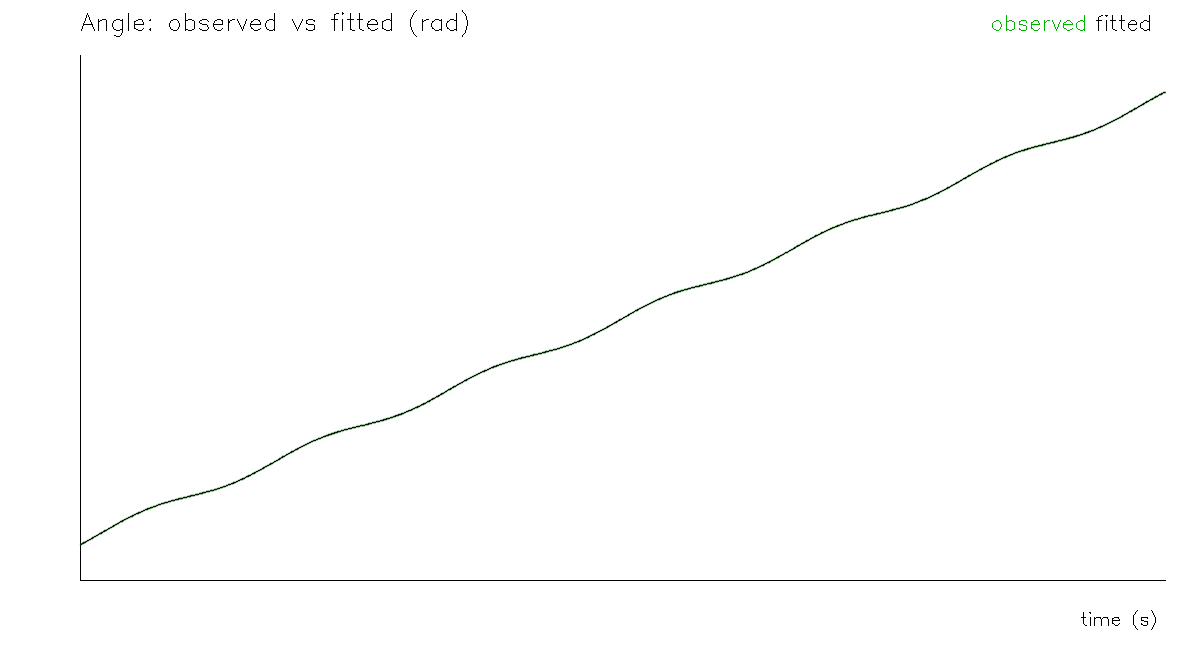
//> input picture result/task2_fit/fit_comparison.png, 1200 x 650 px, given in place of sample.jpg, which was not available
$ ./main   (built with g++ and OpenCV 4)
//> lines starting //> are read from the running program, lines starting //| are printed output that depends on the picture; after the words box and inside, x2 and y2 are one past the last pixel; in counts of white or black regions, pixels touching at a corner belong together; pictures that were not available may be replaced by others from this repository, and a replacement may not be noted
#include <fstream>
#include <filesystem>
#include <iostream>
#include <iomanip>
#include <cmath>
#include <algorithm>
#include <opencv2/opencv.hpp>
#include <ceres/ceres.h>
#include <Eigen/Dense>
#include <Eigen/Geometry>
#include <limits>


using namespace cv;

struct AngleObservation
{
    int frame;       // 原视频帧号
    double time;     // 相对第 0 帧的时间，单位为秒
    Point2f point;   // 青色目标的质心坐标
    double angle;    // 按题目约定计算并展开后的角度，单位为 rad
};

struct AngleModelResidual
{
    AngleModelResidual(double time, double observed) : time(time), observed(observed) {}

    template <typename T>
    bool operator()(const T* const parameters, T* residual) const
    {
        // 参数顺序：A、b、Omega、phi、theta0。
        const T amplitude = parameters[0];
        const T meanSpeed = parameters[1];
        const T frequency = parameters[2];
        const T phase = parameters[3];
        const T initialAngle = parameters[4];
        // 对 omega(t) 积分得到 theta(t)，用于直接拟合观测角度。
        const T angle = initialAngle + meanSpeed * T(time)
            + amplitude / frequency * (ceres::cos(phase) -
                                      ceres::cos(frequency * T(time) + phase));
        residual[0] = angle - T(observed);
        return true;
    }

    double time;
    double observed;
};

static double unwrapAngle(double angle, double previous)
{
    // atan2 的输出范围是 [-pi, pi)，目标跨过边界时会产生跳变。
    // 通过加减 2*pi，让相邻帧角度保持连续。
    while (angle - previous > CV_PI)
    {
        angle -= 2.0 * CV_PI;
    }
    while (angle - previous < -CV_PI)
    {
        angle += 2.0 * CV_PI;
    }
    return angle;
}

// [279 lines left out: functions fitInitialParameters, modelAngle, modelSpeed, writeTask2Plot, writeAngularVelocityPlot, writeTask2Png, not called in this run]

struct FanCandidate
{
    Point2f center;
    float radius;
    double area;
    int maskArea;
    double circularity;
};

struct FanTrack
{
    int id;
    Point2f center;
    Point2f rCenter;
    Point2f velocity;
    float radius;
    int missedFrames;
    bool active;
};

// [294 lines left out: functions detectFanCandidates, drawFanTrack, runMaskVideo, runTask3, not called in this run]

static bool runTask2(const std::string& inputPath, const std::string& outputDir)
{
    std::filesystem::create_directories(outputDir);
    VideoCapture video(inputPath);
    if (!video.isOpened())
    {
        std::cerr << "无法打开视频: " << inputPath << std::endl;
        return false;
    }
    const double fps = video.get(CAP_PROP_FPS) > 0 ? video.get(CAP_PROP_FPS) : 60.0;
    // 旋转中心和半径由题目给定；半径用于任务说明，角度计算只需中心坐标。
    const Point2f center(480.0F, 360.0F);
    std::vector<AngleObservation> observations;
    VideoWriter writer;
    Mat frame;
    int frameIndex = 0;
    double previousAngle = 0.0;
    while (video.read(frame))
    {
        Mat hsv;
        cvtColor(frame, hsv, COLOR_BGR2HSV);
        // OpenCV 的 H 范围是 0--179，青色约位于 H=90 附近。
        Mat mask;
        inRange(hsv, Scalar(75, 80, 80), Scalar(105, 255, 255), mask);
        std::vector<std::vector<Point>> contours;
        findContours(mask, contours, RETR_EXTERNAL, CHAIN_APPROX_SIMPLE);
        // 取面积最大的青色连通区域，避免把零散噪声当作目标。
        int bestContour = -1;
        double bestArea = 0.0;
        for (size_t index = 0; index < contours.size(); ++index)
        {
            const double area = contourArea(contours[index]);
            if (area > bestArea)
            {
                bestArea = area;
                bestContour = static_cast<int>(index);
            }
        }
        if (bestContour >= 0 && bestArea >= 5.0)
        {
            const Moments moments = cv::moments(contours[bestContour]);
            if (moments.m00 > 0.0)
            {
                const Point2f target(static_cast<float>(moments.m10 / moments.m00),
                                     static_cast<float>(moments.m01 / moments.m00));
                // x 向右、y 向下；按题目定义从右方起算，逆时针为正。
                const double rawAngle = std::atan2(center.y - target.y, target.x - center.x);
                const double angle = observations.empty()
                    ? rawAngle : unwrapAngle(rawAngle, previousAngle);
                previousAngle = angle;
                observations.push_back({frameIndex, frameIndex / fps, target, angle});
            }
        }
        ++frameIndex;
    }
    video.release();
    if (observations.size() < 10)
    {
        std::cerr << "青色目标有效样本不足: " << observations.size() << std::endl;
        return false;
    }

    // 先用频率网格搜索得到可靠初值，再交给 Ceres 做非线性优化。
    double parameters[5];
    if (!fitInitialParameters(observations, parameters))
    {
        return false;
    }
    ceres::Problem problem;
    for (const AngleObservation& observation : observations)
    {
        problem.AddResidualBlock(
            new ceres::AutoDiffCostFunction<AngleModelResidual, 1, 5>(
                new AngleModelResidual(observation.time, observation.angle)),
            nullptr, parameters);
    }
    // 施加物理约束：振幅、平均角速度和频率均取正值。
    problem.SetParameterLowerBound(parameters, 0, 0.0);
    problem.SetParameterLowerBound(parameters, 1, 0.0);
    problem.SetParameterLowerBound(parameters, 2, 0.001);
    problem.SetParameterUpperBound(parameters, 2, 10.0);
    ceres::Solver::Options options;
    options.max_num_iterations = 200;
    options.linear_solver_type = ceres::DENSE_QR;
    options.minimizer_progress_to_stdout = false;
    ceres::Solver::Summary summary;
    ceres::Solve(options, &problem, &summary);

    // 角度拟合只报告角度误差；角速度曲线由拟合模型直接计算。
    double angleSquaredError = 0.0;
    for (const AngleObservation& observation : observations)
    {
        const double error = observation.angle - modelAngle(parameters, observation.time);
        angleSquaredError += error * error;
    }
    const double angleRmse = std::sqrt(angleSquaredError / observations.size());
    const double phase = std::atan2(std::sin(parameters[3]), std::cos(parameters[3]));
    const double period = 2.0 * CV_PI / parameters[2];
    std::ofstream markdown(outputDir + "/task2_fit_result.md");
    markdown << "# Task 2 参数拟合结果\n\n"
             << "## 模型\n\n"
             << "$$\\omega(t)=b+A\\sin(\\Omega t+\\phi)$$\n\n"
             << "角度模型为对角速度积分后的结果，时间原点为视频第 0 帧。\n\n"
             << "## 参数与误差\n\n"
             << "| 参数 | 数值 | 单位 |\n|---|---:|---|\n"
             << "| A | " << parameters[0] << " | rad/s |\n"
             << "| b | " << parameters[1] << " | rad/s |\n"
             << "| Omega | " << parameters[2] << " | rad/s |\n"
             << "| phi | " << phase << " | rad，范围 [-pi, pi) |\n"
             << "| theta0 | " << parameters[4] << " | rad |\n"
             << "| 周期 T | " << period << " | s |\n\n"
             << "- 角度 RMSE：" << angleRmse << " rad\n"
             << "- 有效样本数：" << observations.size() << "\n"
             << "- 有效帧范围：" << observations.front().frame << "--"
             << observations.back().frame << "\n"
             << "- 求解状态：" << summary.BriefReport() << "\n\n"
             << "## 方法与约束\n\n"
             << "使用已知旋转中心 (480, 360)，在 HSV 中用 H=[75,105]、S=[80,255]、V=[80,255] 提取青色目标，取最大连通区域质心。按题目定义计算角度并用相邻帧展开。先扫描 Omega=0.149--5.0 rad/s 获取线性最小二乘初值，再使用 Ceres 进行非线性最小二乘优化；约束为 A>=0、b>=0、0.001<=Omega<=10。\n\n"
             << "## 图像与数据\n\n"
             << "- [tracking_overlay.mp4](tracking_overlay.mp4)\n"
             << "- [fit_comparison.png](fit_comparison.png)\n"
             << "- [angular_velocity.png](angular_velocity.png)\n"
             << "- [residuals.png](residuals.png)\n"
             << "- [angle_fit.csv](angle_fit.csv)\n";
    markdown.close();

    std::ofstream csv(outputDir + "/angle_fit.csv");
    csv << "frame,time_s,x,y,observed_angle_rad,fitted_angle_rad,angle_residual_rad, fitted_omega_rad_per_s\n";
    for (const AngleObservation& observation : observations)
    {
        csv << observation.frame << "," << observation.time << ","
            << observation.point.x << "," << observation.point.y << ","
            << observation.angle << "," << modelAngle(parameters, observation.time) << ","
            << observation.angle - modelAngle(parameters, observation.time) << ","
            << modelSpeed(parameters, observation.time) << "\n";
    }
    csv.close();
    writeTask2Png(outputDir + "/fit_comparison.png", observations, parameters, 0);
    writeTask2Png(outputDir + "/residuals.png", observations, parameters, 1);
    writeTask2Png(outputDir + "/angular_velocity.png", observations, parameters, 2);

    // 第二次读取原视频，用检测到的目标位置和拟合参数生成标记视频。
    video.open(inputPath);
    if (!video.isOpened())
    {
        return false;
    }
    const int width = static_cast<int>(video.get(CAP_PROP_FRAME_WIDTH));
    const int height = static_cast<int>(video.get(CAP_PROP_FRAME_HEIGHT));
    writer.open(outputDir + "/tracking_overlay.mp4", VideoWriter::fourcc('m', 'p', '4', 'v'),
                fps, Size(width, height));
    size_t observationIndex = 0;
    frameIndex = 0;
    while (video.read(frame))
    {
        circle(frame, center, 8, Scalar(255, 255, 255), 1);
        if (observationIndex < observations.size() && observations[observationIndex].frame == frameIndex)
        {
            circle(frame, observations[observationIndex].point, 8, Scalar(0, 0, 0), 1);
            ++observationIndex;
        }
        putText(frame, "A=" + std::to_string(parameters[0]) + " b="
                + std::to_string(parameters[1]), Point(20, 35),
                FONT_HERSHEY_SIMPLEX, 0.65, Scalar(0, 0, 0), 1);
        putText(frame, "Omega=" + std::to_string(parameters[2]) + " phi="
                + std::to_string(phase), Point(20, 65),
                FONT_HERSHEY_SIMPLEX, 0.65, Scalar(0, 0, 0), 1);
        writer.write(frame);
        ++frameIndex;
    }
    writer.release();
    video.release();
    std::cout << "Task 2 完成：有效样本 " << observations.size()
              << "，角度 RMSE " << angleRmse << " rad。" << std::endl;
    return true;
}

int main()
{
    const std::string inputPath = "../resources/sample.jpg";
    const std::string outputDir = "../result/task1_images";
    std::filesystem::create_directories(outputDir);

    Mat image = imread(inputPath);
//> image is the input picture: 650 rows x 1200 cols, CV_8UC3; mean B, G, R 253.4, 253.6, 253.4
    if (image.empty())
    {
        std::cerr << "无法读取图像: " << inputPath << std::endl;
        return -1;
    }

    // 1. 灰度图以及 HSV 的 H、S、V 单通道图。
    Mat grayImage, hsvImage;
    cvtColor(image, grayImage, COLOR_BGR2GRAY);
    cvtColor(image, hsvImage, COLOR_BGR2HSV);
//> hsvImage: 650 rows x 1200 cols, CV_8UC3; mean H, S, V 0.3, 0.5, 253.6
    std::vector<Mat> hsvChannels;
    split(hsvImage, hsvChannels);
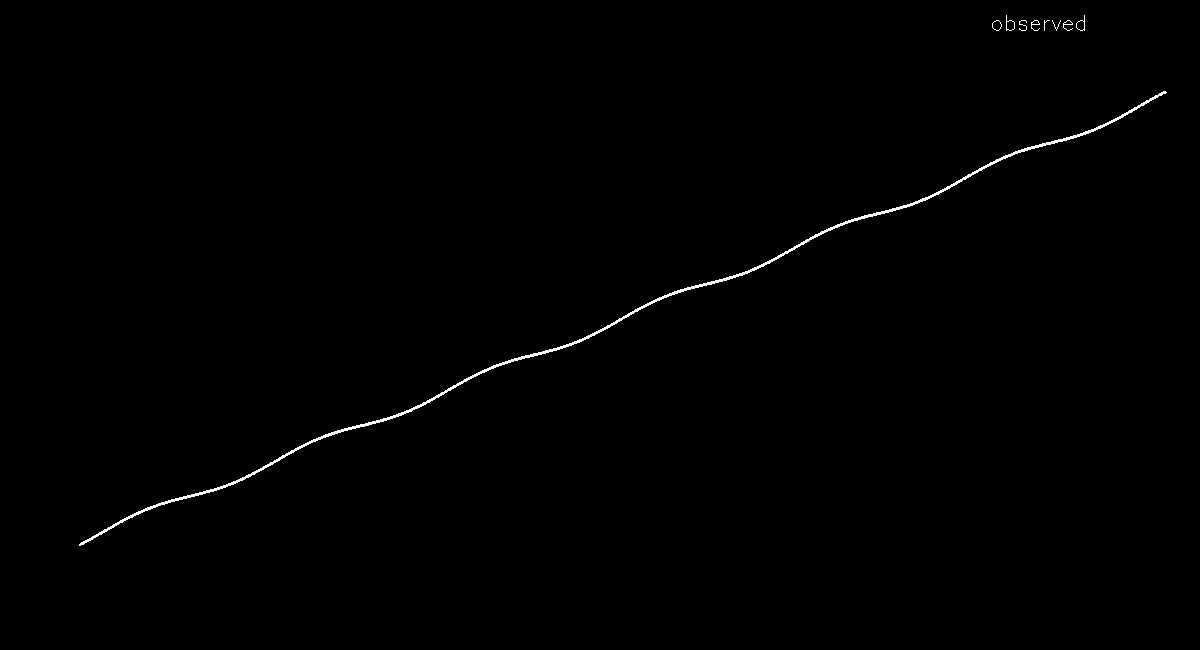
//> hsvChannels[0]: 650 rows x 1200 cols, CV_8UC1; values 0 (black) and 60 (white), 0.46% white in thin lines or dots, all inside (x1, y1, x2, y2) = (79, 15, 1167, 546)
    imwrite(outputDir + "/01_gray.jpg", grayImage);
    imwrite(outputDir + "/02_h_channel.jpg", hsvChannels[0]);
    imwrite(outputDir + "/03_s_channel.jpg", hsvChannels[1]);
    imwrite(outputDir + "/04_v_channel.jpg", hsvChannels[2]);

    // 2.三种滤波对边缘和细节的影响。
    Mat meanImage, gaussianImage, medianImage;
    blur(image, meanImage, Size(5, 5));
    GaussianBlur(image, gaussianImage, Size(5, 5), 1.5);
    medianBlur(image, medianImage, 5);
    imwrite(outputDir + "/05_mean_5x5.jpg", meanImage);
    imwrite(outputDir + "/06_gaussian_5x5_sigma1.5.jpg", gaussianImage);
    imwrite(outputDir + "/07_median_5.jpg", medianImage);

    // 3. 红色 HSV 双区间阈值
    Mat lowRedMask, highRedMask, redMask;
    inRange(hsvImage, Scalar(0, 100, 100), Scalar(10, 255, 255), lowRedMask);
//> lowRedMask: 650 rows x 1200 cols, CV_8UC1; every value is 0
    inRange(hsvImage, Scalar(160, 100, 100), Scalar(179, 255, 255), highRedMask);
    redMask = lowRedMask | highRedMask;
    imwrite(outputDir + "/08_red_mask.jpg", redMask);

    // 4. 在红色掩膜上做形态学处理，再提取并筛选外轮廓。
    Mat kernel = getStructuringElement(MORPH_ELLIPSE, Size(5, 5));
    Mat erodedImage, dilatedImage, openedImage, closedImage;
    erode(redMask, erodedImage, kernel);
    dilate(redMask, dilatedImage, kernel);
    morphologyEx(redMask, openedImage, MORPH_OPEN, kernel);
    morphologyEx(redMask, closedImage, MORPH_CLOSE, kernel);
    imwrite(outputDir + "/09_erode_red_mask.jpg", erodedImage);
    imwrite(outputDir + "/10_dilate_red_mask.jpg", dilatedImage);
    imwrite(outputDir + "/11_open_red_mask.jpg", openedImage);
    imwrite(outputDir + "/12_close_red_mask.jpg", closedImage);

    std::vector<std::vector<Point>> contours;
    findContours(closedImage.clone(), contours, RETR_EXTERNAL, CHAIN_APPROX_SIMPLE);
//> contours = 0 contours
    const double minArea = 5000.0;
    const double maxArea = 10000000.0;
    Mat contourResult = image.clone();

    std::ofstream areaReport(outputDir + "/contour_areas.txt");
    areaReport << "筛选条件：" << minArea << " px < 面积 < " << maxArea
               << " px，且外接矩形宽高比在 [0.2, 5.0] 内\n";

    int selectedCount = 0;
    for (size_t index = 0; index < contours.size(); ++index)
    {
        const double area = contourArea(contours[index]);
        const Rect box = boundingRect(contours[index]);
        const double ratio = static_cast<double>(box.width) / box.height;
        if (area <= minArea || area >= maxArea || ratio > 5.0 || ratio < 0.2)
        {
            continue;
        }
        drawContours(contourResult, contours, static_cast<int>(index), Scalar(0, 0, 255), 2);
        rectangle(contourResult, box, Scalar(0, 255, 0), 2);
        areaReport << "轮廓 " << ++selectedCount << ": " << area << " px\n";
    }
//> this loop made 0 passes
//> after the loop, selectedCount = 0
    areaReport.close();
    imwrite(outputDir + "/13_filtered_contours.jpg", contourResult);

    // 5. 绘制、绕中心旋转 35 度，以及原图左上四分之一裁剪。
    Mat drawnImage = image.clone();
    circle(drawnImage, Point(image.cols / 2, image.rows / 2),
                    std::min(image.cols, image.rows) / 5, Scalar(255, 0, 0), 3);
    rectangle(drawnImage, Rect(image.cols / 10, image.rows / 10,
                               image.cols / 3, image.rows / 3), Scalar(0, 255, 0), 3);
    putText(drawnImage, "OpenCV", Point(30, image.rows - 30),
            FONT_HERSHEY_SIMPLEX, 1.5, Scalar(0, 0, 255), 3);
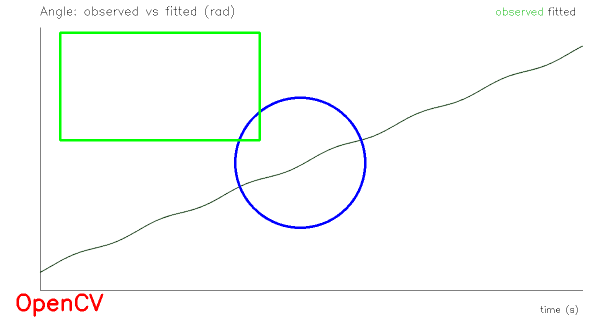
//> drawnImage: 650 rows x 1200 cols, CV_8UC3 (shown at 1/2 size); mean B, G, R 250.7, 251.5, 250.1
    Mat rotationMatrix = getRotationMatrix2D(
        Point2f(image.cols / 2.0F, image.rows / 2.0F), 35.0, 1.0);
    Mat rotatedImage;
    warpAffine(drawnImage, rotatedImage, rotationMatrix, drawnImage.size());
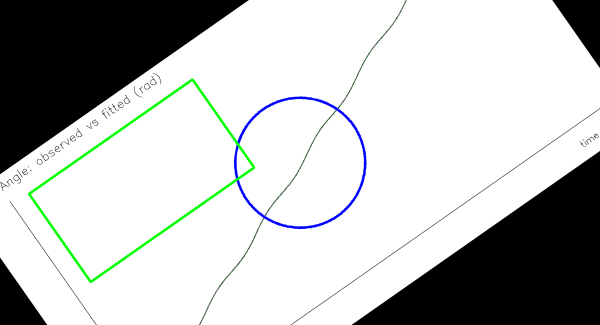
//> rotatedImage: 650 rows x 1200 cols, CV_8UC3 (shown at 1/2 size); mean B, G, R 191.1, 191.8, 189.7
    Mat croppedImage = image(Rect(0, 0, image.cols / 2, image.rows / 2)).clone();
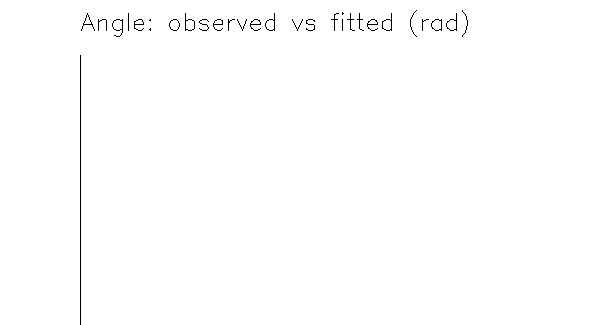
//> croppedImage: 325 rows x 600 cols, CV_8UC3; 99.4% white; black in thin lines or dots, all inside (x1, y1, x2, y2) = (80, 10, 468, 325)
    imwrite(outputDir + "/14_drawings.jpg", drawnImage);
    imwrite(outputDir + "/15_rotated_35deg.jpg", rotatedImage);
    imwrite(outputDir + "/16_crop_top_left_quarter.jpg", croppedImage);

    std::cout << "处理完成：输入图像 " << image.cols << "x" << image.rows
              << "，输出 16 张图，筛选轮廓 " << selectedCount << " 个。" << std::endl;
//| 处理完成：输入图像 1200x650，输出 16 张图，筛选轮廓 0 个。
    if (!runTask2("../resources/task_2.mp4", "../result/task2_fit"))
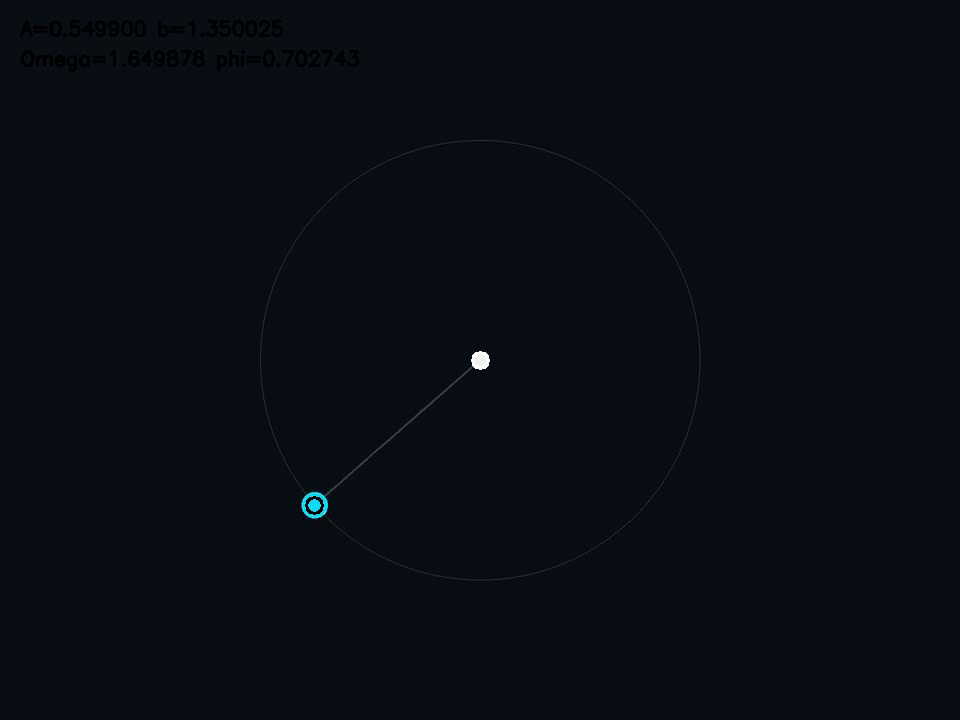
//> input picture frame 144 of result/task2_fit/tracking_overlay.mp4, 960 x 720 px, given in place of task_2.mp4, which was not available
//> in runTask2, frame is the input picture: 720 rows x 960 cols, CV_8UC3; mean B, G, R 19.2, 13.2, 8.2
//> in runTask2, `inRange(hsv, Scalar(75, 80, 80), Scalar(105, 255, 255), mask);`:
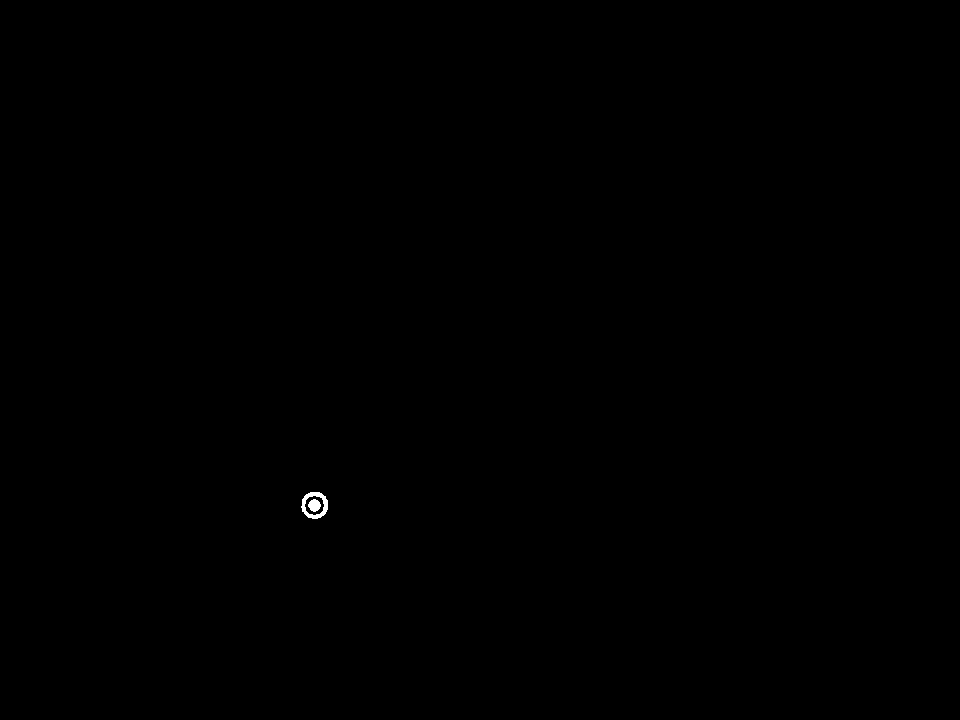
//> mask: 720 rows x 960 cols, CV_8UC1; 0.06% white; 2 white regions
//> in runTask2, `findContours(mask, contours, RETR_EXTERNAL, CHAIN_APPROX_SIMPLE);`: contours = 1 contour; box (x1, y1, x2, y2) and area: (301, 492, 328, 519) 540
//> the loop in runTask2, `for (size_t index = 0; index < contours.size(); ++index)` made 1 pass
//> (area, bestArea) on pass 1: (540.5, 540.5)
//> after the loop in runTask2, `for (size_t index = 0; index < contours.size(); ++index)`: bestArea = 540.5; bestContour = 0
//> in runTask2, `const Moments moments = cv::moments(contours[bestContour]);`: moments = moments, m00 540.5, centre m10/m00, m01/m00 = (314.3, 504.8)
//> in runTask2, `const Point2f target(static_cast<float>(moments.m10 / moments.m00), st..`: target = Point(314.3, 504.8)
//> in runTask2, `const double rawAngle = std::atan2(center.y - target.y, target.x - cen..`: rawAngle = -2.42
//> in runTask2, `observations.push_back({frameIndex, frameIndex / fps, target, angle});`: observations = 1 item
    {
        return -1;
    }


    if (!runTask3("../resources/task_3.mp4", "../result/task3_windmill/task_3", 1) ||
        !runTask3("../resources/task_4.mp4", "../result/task3_windmill/task_4", 2) )
        //!runMaskVideo("../resources/task_3.mp4", "../result/task3_windmill/task_3") ||
       // !runMaskVideo("../resources/task_4.mp4", "../result/task3_windmill/task_4")

    {
        return -1;
    }

    return 0;
}
